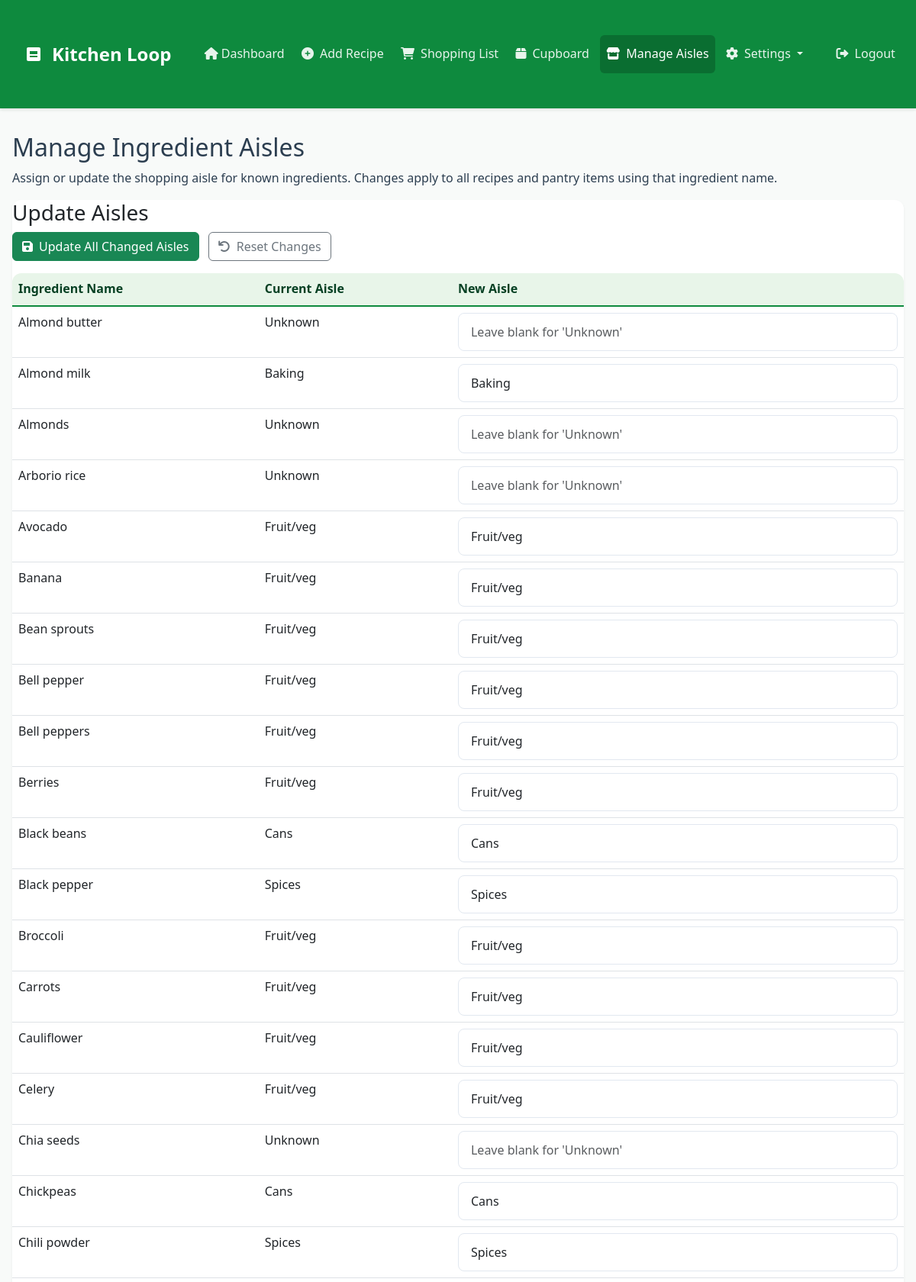
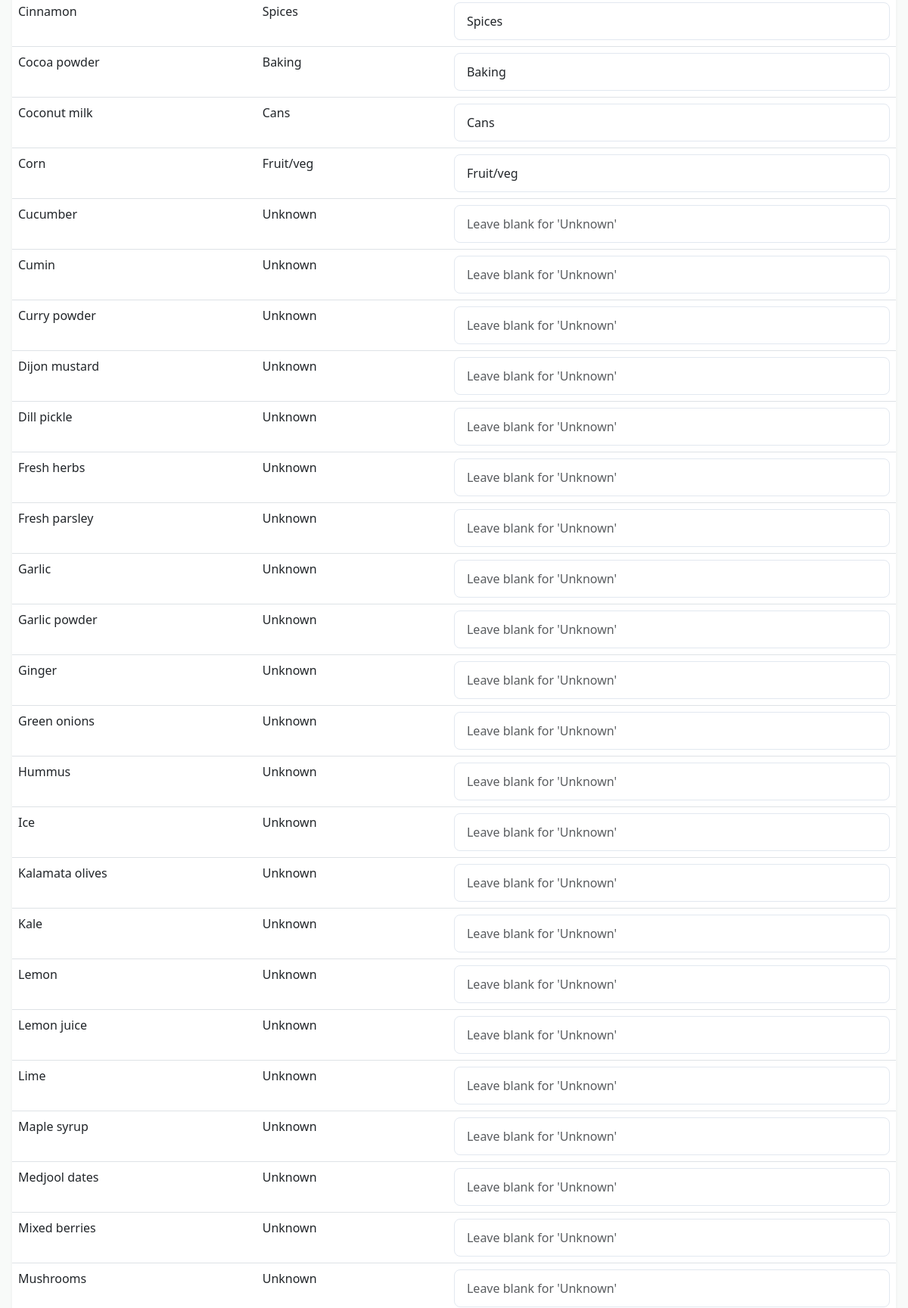
/manage_aisles (signed in, upper part), run on the app's committed database (2 pictures, top to bottom).
### app.py (models this page shows, shortened)
class Ingredient(db.Model):
    id = db.Column(db.Integer, primary_key=True)
    name = db.Column(db.String(100), nullable=False)
    quantity = db.Column(db.String(50))
    unit = db.Column(db.String(50))
    aisle = db.Column(db.String(50))
    recipe_id = db.Column(db.Integer, db.ForeignKey('recipe.id'), nullable=False)
    updated_at = db.Column(db.DateTime, default=datetime.utcnow, onupdate=datetime.utcnow)

### app.py (the view, shortened to what this page needs)
@app.route('/manage_aisles', methods=['GET', 'POST'])
@login_required
def manage_aisles():
    distinct_aisles = get_distinct_aisles()
    try:
        ingredients = db.session.query(
        Ingredient.name,
            func.max(Ingredient.aisle).label('aisle')
        ).group_by(
            Ingredient.name
        ).order_by(
            Ingredient.name
        ).all()
        ingredients = [{'name': i.name, 'aisle': i.aisle} for i in ingredients]
        return render_template(
            'manage_aisles.html',
            ingredients=ingredients,
            distinct_aisles=distinct_aisles
        )
    except Exception as e:
        flash(f'Error loading ingredients: {str(e)}', 'error')
        return redirect(url_for('dashboard'))

### app.py (called while the page is built)
@login_manager.user_loader
def load_user(user_id):
    return User.query.get(int(user_id))

def get_distinct_aisles() -> List[str]:
    q1 = db.session.query(Ingredient.aisle).filter(Ingredient.aisle.isnot(None), Ingredient.aisle != '').distinct()
    q2 = db.session.query(PantryItem.aisle).filter(PantryItem.aisle.isnot(None), PantryItem.aisle != '').distinct()
    all_aisles = {row[0] for row in q1.union(q2).all() if row[0]}
    return sorted(list(all_aisles))

### templates/manage_aisles.html (shortened to what this page needs)
{% extends 'base.html' %}
{% block content %}
<h2>Manage Ingredient Aisles</h2>
<p>Assign or update the shopping aisle for known ingredients. Changes apply to all recipes and pantry items using that ingredient name.</p>
<div class="card">
    <h3>Update Aisles</h3>
    {% if ingredients %}
    <form method="POST" action="{{ url_for('manage_aisles') }}" id="manage-aisles-form" class="needs-validation" novalidate>
        <div class="form-actions mb-3">
            <button type="submit" class="btn btn-success update-all-aisles-btn">
                <i class="fas fa-save me-2"></i>Update All Changed Aisles
            </button>
            <button type="button" class="btn btn-outline-secondary ms-2" id="reset-form">
                <i class="fas fa-undo me-2"></i>Reset Changes
            </button>
        </div>
        <div class="table-responsive">
            <table id="manage-aisles-table" class="table table-hover">
                <thead>
                    <tr>
                        <th>Ingredient Name</th>
                        <th>Current Aisle</th>
                        <th>New Aisle</th>
                    </tr>
                </thead>
                <tbody>
                    {% for ingredient in ingredients %}
                    <tr>
                        <td>{{ ingredient.name }}</td>
                        <td>{{ ingredient.aisle if ingredient.aisle else 'Unknown' }}</td>
                        <td>
                            <input type="text"
                                   name="aisle_{{ ingredient.name }}"
                                   placeholder="Leave blank for 'Unknown'"
                                   value="{{ ingredient.aisle if ingredient.aisle else '' }}"
                                   list="aisle-suggestions"
                                   class="form-control aisle-input"
                                   data-original-value="{{ ingredient.aisle if ingredient.aisle else '' }}">
                        </td>
                    </tr>
                    {% endfor %}
                </tbody>
            </table>
        </div>
    </form>
    {% else %}
    <div class="alert alert-info">
        <i class="fas fa-info-circle me-2"></i>No ingredients found in recipes yet.
    </div>
    {% endif %}
</div>
{% endblock %}

### templates/base.html (style rules this page uses)
:root { --brand-primary: #0E8A3E; --brand-secondary: #0A6E31; --brand-light: #E8F5E9; --brand-dark: #064023; --text-primary: #2C3E50; --text-secondary: #596775; --background-light: #F8FAF9; }
body { background-color: var(--background-light); font-family: 'Segoe UI', Tahoma, Geneva, Verdana, sans-serif; color: var(--text-primary); line-height: 1.6; }
.card { border: none; border-radius: 12px; box-shadow: 0 2px 4px rgba(0,0,0,0.05); transition: transform 0.2s ease, box-shadow 0.2s ease; background-color: white; margin-bottom: 1.5rem; }
.form-control { padding: 0.75rem 1rem; border-radius: 8px; border: 1px solid #E2E8F0; font-size: 1rem; transition: all 0.3s ease; }
.table { background-color: white; border-radius: 12px; overflow: hidden; }
.table thead th { background-color: var(--brand-light); color: var(--brand-dark); font-weight: 600; border-bottom: 2px solid var(--brand-primary); }

### data on the page
Ingredient: name "Avocado", aisle "Fruit/veg", name "Fruit/veg"
Ingredient: name "Bean sprouts", aisle "Fruit/veg", name "Fruit/veg"
Ingredient: name "Bell peppers", aisle "Fruit/veg", name "Fruit/veg"
Ingredient: name "Berries", aisle "Fruit/veg", name "Fruit/veg"
Ingredient: name "Broccoli", aisle "Fruit/veg", name "Fruit/veg"
Ingredient: name "Cauliflower", aisle "Fruit/veg", name "Fruit/veg"
Ingredient: name "Celery", aisle "Fruit/veg", name "Fruit/veg"
Ingredient: name "Chili powder", aisle "Spices", name "Spices"
Ingredient: name "Cocoa powder", aisle "Baking", name "Baking"
Ingredient: name "Corn", aisle "Fruit/veg", name "Fruit/veg"

### other printed values
{{ ingredient.name }} "Almond butter" "Almond milk" "Almonds" "Arborio rice" "Banana" "Bell pepper" "Black beans" "Black pepper" "Carrots" "Chia seeds" "Chickpeas" "Cinnamon" "Coconut milk" "Cucumber" "Cumin" "Curry powder" "Dijon mustard" "Dill pickle" "Fresh herbs" "Fresh parsley" "Garlic" "Garlic powder" "Ginger" "Green onions" "Hummus" "Ice" "Kalamata olives" "Kale" "Lemon" "Lemon juice" "Lime" "Maple syrup" "Medjool dates" "Mixed berries" "Mushrooms"
{{ ingredient.aisle if ingredient.aisle else 'Unknown' }} "Unknown" "Baking" "Unknown" "Unknown" "Fruit/veg" "Fruit/veg" "Cans" "Spices" "Fruit/veg" "Unknown" "Cans" "Spices" "Cans" "Unknown" "Unknown" "Unknown" "Unknown" "Unknown" "Unknown" "Unknown" "Unknown" "Unknown" "Unknown" "Unknown" "Unknown" "Unknown" "Unknown" "Unknown" "Unknown" "Unknown" "Unknown" "Unknown" "Unknown" "Unknown" "Unknown"
